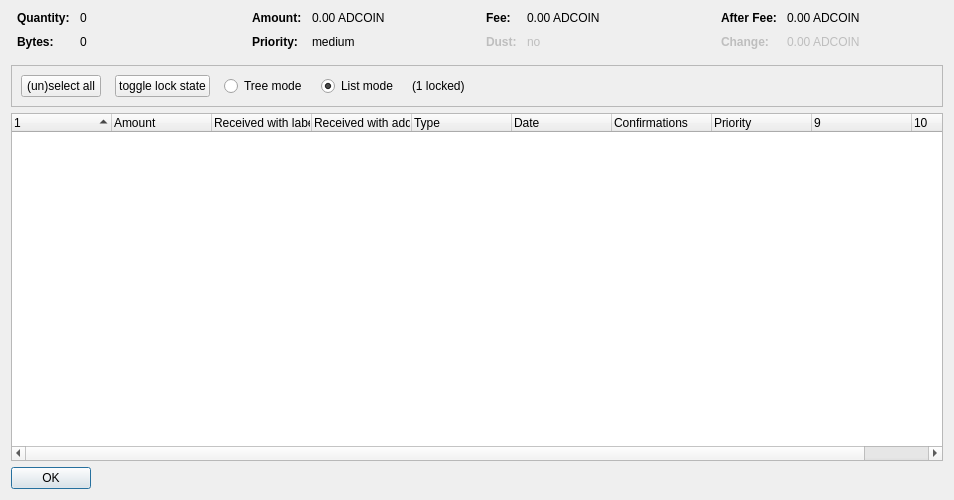
<?xml version="1.0" encoding="UTF-8"?>
<ui version="4.0">
 <class>CoinControlDialog</class>
 <widget class="QDialog" name="CoinControlDialog">
  <property name="geometry">
   <rect>
    <x>0</x>
    <y>0</y>
    <width>954</width>
    <height>500</height>
   </rect>
  </property>
  <property name="windowTitle">
   <string>Coin Selection</string>
  </property>
  <layout class="QVBoxLayout" name="verticalLayout">
   <item>
    <layout class="QHBoxLayout" name="horizontalLayoutTop" stretch="0,0,0,0">
     <property name="topMargin">
      <number>0</number>
     </property>
     <property name="bottomMargin">
      <number>10</number>
     </property>
     <item>
      <layout class="QFormLayout" name="formLayoutCoinControl1">
       <property name="horizontalSpacing">
        <number>10</number>
       </property>
       <property name="verticalSpacing">
        <number>10</number>
       </property>
       <property name="leftMargin">
        <number>6</number>
       </property>
       <property name="rightMargin">
        <number>6</number>
       </property>
       <item row="0" column="0">
        <widget class="QLabel" name="labelCoinControlQuantityText">
         <property name="font">
          <font>
           <weight>75</weight>
           <bold>true</bold>
          </font>
         </property>
         <property name="text">
          <string>Quantity:</string>
         </property>
        </widget>
       </item>
       <item row="0" column="1">
        <widget class="QLabel" name="labelCoinControlQuantity">
         <property name="cursor">
          <cursorShape>IBeamCursor</cursorShape>
         </property>
         <property name="contextMenuPolicy">
          <enum>Qt::ActionsContextMenu</enum>
         </property>
         <property name="text">
          <string notr="true">0</string>
         </property>
         <property name="textInteractionFlags">
          <set>Qt::LinksAccessibleByMouse|Qt::TextSelectableByKeyboard|Qt::TextSelectableByMouse</set>
         </property>
        </widget>
       </item>
       <item row="1" column="0">
        <widget class="QLabel" name="labelCoinControlBytesText">
         <property name="font">
          <font>
           <weight>75</weight>
           <bold>true</bold>
          </font>
         </property>
         <property name="text">
          <string>Bytes:</string>
         </property>
        </widget>
       </item>
       <item row="1" column="1">
        <widget class="QLabel" name="labelCoinControlBytes">
         <property name="cursor">
          <cursorShape>IBeamCursor</cursorShape>
         </property>
         <property name="contextMenuPolicy">
          <enum>Qt::ActionsContextMenu</enum>
         </property>
         <property name="text">
          <string notr="true">0</string>
         </property>
         <property name="textInteractionFlags">
          <set>Qt::LinksAccessibleByMouse|Qt::TextSelectableByKeyboard|Qt::TextSelectableByMouse</set>
         </property>
        </widget>
       </item>
      </layout>
     </item>
     <item>
      <layout class="QFormLayout" name="formLayoutCoinControl2">
       <property name="horizontalSpacing">
        <number>10</number>
       </property>
       <property name="verticalSpacing">
        <number>10</number>
       </property>
       <property name="leftMargin">
        <number>6</number>
       </property>
       <property name="rightMargin">
        <number>6</number>
       </property>
       <item row="0" column="0">
        <widget class="QLabel" name="labelCoinControlAmountText">
         <property name="font">
          <font>
           <weight>75</weight>
           <bold>true</bold>
          </font>
         </property>
         <property name="text">
          <string>Amount:</string>
         </property>
        </widget>
       </item>
       <item row="0" column="1">
        <widget class="QLabel" name="labelCoinControlAmount">
         <property name="cursor">
          <cursorShape>IBeamCursor</cursorShape>
         </property>
         <property name="contextMenuPolicy">
          <enum>Qt::ActionsContextMenu</enum>
         </property>
         <property name="text">
          <string notr="true">0.00 ADCOIN</string>
         </property>
         <property name="textInteractionFlags">
          <set>Qt::LinksAccessibleByMouse|Qt::TextSelectableByKeyboard|Qt::TextSelectableByMouse</set>
         </property>
        </widget>
       </item>
       <item row="1" column="0">
        <widget class="QLabel" name="labelCoinControlPriorityText">
         <property name="font">
          <font>
           <weight>75</weight>
           <bold>true</bold>
          </font>
         </property>
         <property name="text">
          <string>Priority:</string>
         </property>
        </widget>
       </item>
       <item row="1" column="1">
        <widget class="QLabel" name="labelCoinControlPriority">
         <property name="cursor">
          <cursorShape>IBeamCursor</cursorShape>
         </property>
         <property name="contextMenuPolicy">
          <enum>Qt::ActionsContextMenu</enum>
         </property>
         <property name="text">
          <string>medium</string>
         </property>
         <property name="textInteractionFlags">
          <set>Qt::LinksAccessibleByMouse|Qt::TextSelectableByKeyboard|Qt::TextSelectableByMouse</set>
         </property>
        </widget>
       </item>
      </layout>
     </item>
     <item>
      <layout class="QFormLayout" name="formLayoutCoinControl3">
       <property name="horizontalSpacing">
        <number>10</number>
       </property>
       <property name="verticalSpacing">
        <number>10</number>
       </property>
       <property name="leftMargin">
        <number>6</number>
       </property>
       <property name="rightMargin">
        <number>6</number>
       </property>
       <item row="0" column="0">
        <widget class="QLabel" name="labelCoinControlFeeText">
         <property name="font">
          <font>
           <weight>75</weight>
           <bold>true</bold>
          </font>
         </property>
         <property name="text">
          <string>Fee:</string>
         </property>
        </widget>
       </item>
       <item row="0" column="1">
        <widget class="QLabel" name="labelCoinControlFee">
         <property name="cursor">
          <cursorShape>IBeamCursor</cursorShape>
         </property>
         <property name="contextMenuPolicy">
          <enum>Qt::ActionsContextMenu</enum>
         </property>
         <property name="text">
          <string notr="true">0.00 ADCOIN</string>
         </property>
         <property name="textInteractionFlags">
          <set>Qt::LinksAccessibleByMouse|Qt::TextSelectableByKeyboard|Qt::TextSelectableByMouse</set>
         </property>
        </widget>
       </item>
       <item row="1" column="0">
        <widget class="QLabel" name="labelCoinControlLowOutputText">
         <property name="enabled">
          <bool>false</bool>
         </property>
         <property name="font">
          <font>
           <weight>75</weight>
           <bold>true</bold>
          </font>
         </property>
         <property name="text">
          <string>Dust:</string>
         </property>
        </widget>
       </item>
       <item row="1" column="1">
        <widget class="QLabel" name="labelCoinControlLowOutput">
         <property name="enabled">
          <bool>false</bool>
         </property>
         <property name="cursor">
          <cursorShape>IBeamCursor</cursorShape>
         </property>
         <property name="contextMenuPolicy">
          <enum>Qt::ActionsContextMenu</enum>
         </property>
         <property name="text">
          <string>no</string>
         </property>
         <property name="textInteractionFlags">
          <set>Qt::LinksAccessibleByMouse|Qt::TextSelectableByKeyboard|Qt::TextSelectableByMouse</set>
         </property>
        </widget>
       </item>
      </layout>
     </item>
     <item>
      <layout class="QFormLayout" name="formLayoutCoinControl4">
       <property name="horizontalSpacing">
        <number>10</number>
       </property>
       <property name="verticalSpacing">
        <number>10</number>
       </property>
       <property name="leftMargin">
        <number>6</number>
       </property>
       <property name="rightMargin">
        <number>6</number>
       </property>
       <item row="0" column="0">
        <widget class="QLabel" name="labelCoinControlAfterFeeText">
         <property name="font">
          <font>
           <weight>75</weight>
           <bold>true</bold>
          </font>
         </property>
         <property name="text">
          <string>After Fee:</string>
         </property>
        </widget>
       </item>
       <item row="0" column="1">
        <widget class="QLabel" name="labelCoinControlAfterFee">
         <property name="cursor">
          <cursorShape>IBeamCursor</cursorShape>
         </property>
         <property name="contextMenuPolicy">
          <enum>Qt::ActionsContextMenu</enum>
         </property>
         <property name="text">
          <string notr="true">0.00 ADCOIN</string>
         </property>
         <property name="textInteractionFlags">
          <set>Qt::LinksAccessibleByMouse|Qt::TextSelectableByKeyboard|Qt::TextSelectableByMouse</set>
         </property>
        </widget>
       </item>
       <item row="1" column="0">
        <widget class="QLabel" name="labelCoinControlChangeText">
         <property name="enabled">
          <bool>false</bool>
         </property>
         <property name="font">
          <font>
           <weight>75</weight>
           <bold>true</bold>
          </font>
         </property>
         <property name="text">
          <string>Change:</string>
         </property>
        </widget>
       </item>
       <item row="1" column="1">
        <widget class="QLabel" name="labelCoinControlChange">
         <property name="enabled">
          <bool>false</bool>
         </property>
         <property name="cursor">
          <cursorShape>IBeamCursor</cursorShape>
         </property>
         <property name="contextMenuPolicy">
          <enum>Qt::ActionsContextMenu</enum>
         </property>
         <property name="text">
          <string notr="true">0.00 ADCOIN</string>
         </property>
         <property name="textInteractionFlags">
          <set>Qt::LinksAccessibleByMouse|Qt::TextSelectableByKeyboard|Qt::TextSelectableByMouse</set>
         </property>
        </widget>
       </item>
      </layout>
     </item>
    </layout>
   </item>
   <item>
    <widget class="QFrame" name="frame">
     <property name="minimumSize">
      <size>
       <width>0</width>
       <height>40</height>
      </size>
     </property>
     <property name="frameShape">
      <enum>QFrame::StyledPanel</enum>
     </property>
     <property name="frameShadow">
      <enum>QFrame::Sunken</enum>
     </property>
     <layout class="QHBoxLayout" name="horizontalLayout">
      <item>
       <layout class="QHBoxLayout" name="horizontalLayoutPanel" stretch="0,0,0,0,0,0">
        <property name="spacing">
         <number>14</number>
        </property>
        <item>
         <widget class="QPushButton" name="pushButtonSelectAll">
          <property name="sizePolicy">
           <sizepolicy hsizetype="Maximum" vsizetype="Fixed">
            <horstretch>0</horstretch>
            <verstretch>0</verstretch>
           </sizepolicy>
          </property>
          <property name="text">
           <string>(un)select all</string>
          </property>
          <property name="autoDefault">
           <bool>false</bool>
          </property>
         </widget>
        </item>
        <item>
         <widget class="QPushButton" name="pushButtonToggleLock">
          <property name="sizePolicy">
           <sizepolicy hsizetype="Maximum" vsizetype="Fixed">
            <horstretch>0</horstretch>
            <verstretch>0</verstretch>
           </sizepolicy>
          </property>
          <property name="text">
           <string>toggle lock state</string>
          </property>
          <property name="autoDefault">
           <bool>false</bool>
          </property>
         </widget>
        </item>
        <item>
         <widget class="QRadioButton" name="radioTreeMode">
          <property name="sizePolicy">
           <sizepolicy hsizetype="Maximum" vsizetype="Fixed">
            <horstretch>0</horstretch>
            <verstretch>0</verstretch>
           </sizepolicy>
          </property>
          <property name="text">
           <string>Tree mode</string>
          </property>
         </widget>
        </item>
        <item>
         <widget class="QRadioButton" name="radioListMode">
          <property name="sizePolicy">
           <sizepolicy hsizetype="Maximum" vsizetype="Fixed">
            <horstretch>0</horstretch>
            <verstretch>0</verstretch>
           </sizepolicy>
          </property>
          <property name="text">
           <string>List mode</string>
          </property>
          <property name="checked">
           <bool>true</bool>
          </property>
         </widget>
        </item>
        <item>
         <widget class="QLabel" name="labelLocked">
          <property name="text">
           <string>(1 locked)</string>
          </property>
         </widget>
        </item>
        <item>
         <spacer name="horizontalSpacer">
          <property name="orientation">
           <enum>Qt::Horizontal</enum>
          </property>
          <property name="sizeHint" stdset="0">
           <size>
            <width>40</width>
            <height>20</height>
           </size>
          </property>
         </spacer>
        </item>
       </layout>
      </item>
     </layout>
    </widget>
   </item>
   <item>
    <widget class="CoinControlTreeWidget" name="treeWidget">
     <property name="contextMenuPolicy">
      <enum>Qt::CustomContextMenu</enum>
     </property>
     <property name="sortingEnabled">
      <bool>false</bool>
     </property>
     <property name="columnCount">
      <number>10</number>
     </property>
     <attribute name="headerShowSortIndicator" stdset="0">
      <bool>true</bool>
     </attribute>
     <attribute name="headerStretchLastSection">
      <bool>false</bool>
     </attribute>
     <column>
      <property name="text">
       <string/>
      </property>
     </column>
     <column>
      <property name="text">
       <string>Amount</string>
      </property>
     </column>
     <column>
      <property name="text">
       <string>Received with label</string>
      </property>
     </column>
     <column>
      <property name="text">
       <string>Received with address</string>
      </property>
     </column>
     <column>
      <property name="text">
       <string>Type</string>
      </property>
     </column>
     <column>
      <property name="text">
       <string>Date</string>
      </property>
     </column>
     <column>
      <property name="text">
       <string>Confirmations</string>
      </property>
      <property name="toolTip">
       <string>Confirmed</string>
      </property>
     </column>
     <column>
      <property name="text">
       <string>Priority</string>
      </property>
     </column>
     <column>
      <property name="text">
       <string/>
      </property>
     </column>
     <column>
      <property name="text">
       <string/>
      </property>
     </column>
    </widget>
   </item>
   <item>
    <widget class="QDialogButtonBox" name="buttonBox">
     <property name="sizePolicy">
      <sizepolicy hsizetype="Maximum" vsizetype="Fixed">
       <horstretch>0</horstretch>
       <verstretch>0</verstretch>
      </sizepolicy>
     </property>
     <property name="orientation">
      <enum>Qt::Horizontal</enum>
     </property>
     <property name="standardButtons">
      <set>QDialogButtonBox::Ok</set>
     </property>
    </widget>
   </item>
  </layout>
 </widget>
 <customwidgets>
  <customwidget>
   <class>CoinControlTreeWidget</class>
   <extends>QTreeWidget</extends>
   <header>coincontroltreewidget.h</header>
  </customwidget>
 </customwidgets>
 <resources/>
 <connections/>
</ui>
